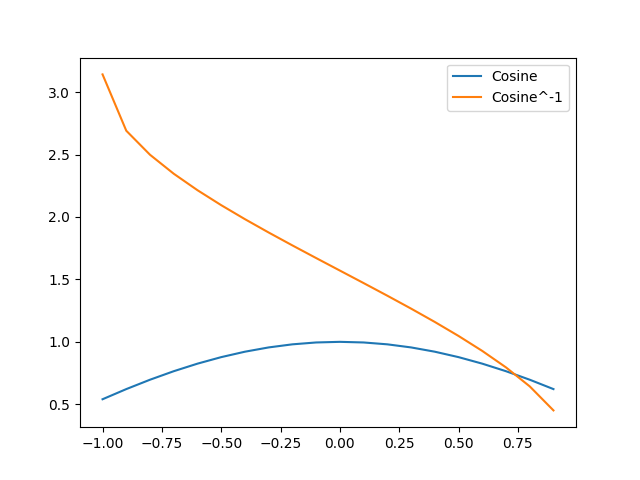

This chart was generated by the following Python code:

import math
import numpy as np
import matplotlib.pyplot as plt
from mpl_toolkits.mplot3d import Axes3D

x = np.arange(-1,1,0.1)
y_cos = np.cos(x)
y_acos = np.arccos(x)

fig = plt.figure()
# ax = fig.add_subplot(111, projection='3d')
# for g in np.unique(labels):
#     j = np.where(labels == g)
#     ax.scatter(x_val[j], y_val[j], z_val[j], label=label_dict[g]) 
plt.plot(x,y_cos, label="Cosine")
plt.plot(x, y_acos, label="Cosine^-1")
# plt.set_xlim(-1,1)
# plt.set_ylim(-1,1)
# plt.set_xticks([-1,-0.5,0,0.5,1])
# plt.set_yticks([-1,-0.5,0,0.5,1])
# plt.set_xlabel("x")
# plt.set_ylabel("y")
plt.legend()
plt.savefig("cos.png")
plt.close()